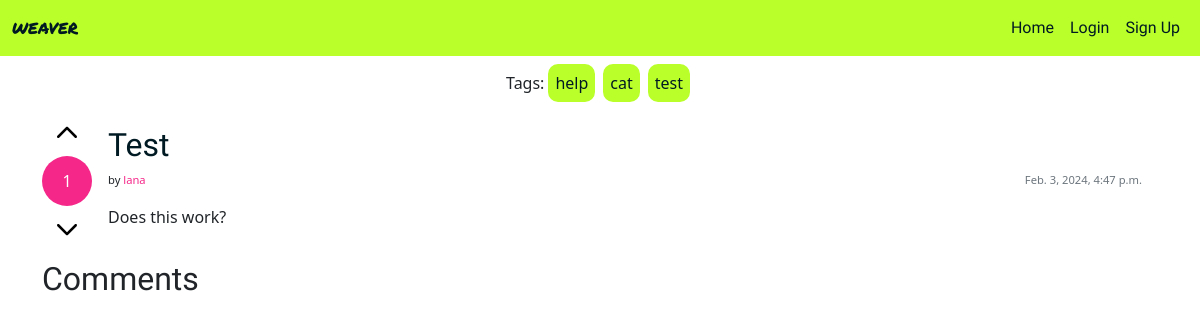
The app's page /thread/10-test/ with its own data.
### weave_manager/models.py (models this page shows, shortened)
class Thread(models.Model):
    title = models.CharField(max_length=200, unique=True)
    slug = models.SlugField(max_length=200)
    author = models.ForeignKey(settings.AUTH_USER_MODEL,
        on_delete=models.CASCADE, related_name="posts")
    content = models.TextField()
    votes = models.IntegerField(default=0)
    created_on = models.DateTimeField(auto_now_add=True)
    status = models.IntegerField(choices=STATUS, default=0)
    tags = TaggableManager()
    class Meta:
        ordering = ["-created_on"]

### authentication/models.py (models this page shows)
class User(AbstractUser):
    bio = models.CharField(max_length=200, unique=False, default="Your bio could be here.")
    created_on = models.DateTimeField(auto_now_add=True)
    profile_pic = models.ImageField(null=True, blank=True, default="default.png")

### weave_manager/views.py (the view)
# urls.py: path('thread/<int:thread_id>-<slug:slug>/', ThreadDetailView.as_view(), name='thread_detail'),
class ThreadDetailView(DetailView):
    model = Thread
    template_name = 'thread_detail.html'
    context_object_name = 'thread'
    def get_context_data(self, **kwargs):
        context = super().get_context_data(**kwargs)
        context['comment_form'] = CommentForm()
        context['comments'] = self.object.comments.all()  # Retrieve comments for the thread
        return context

### weave_manager/templates/thread_detail.html (shortened to what this page needs)
{% extends "base.html" %}
{% load static %}
{% load crispy_forms_tags %}
{% block content %}
<div class="container-lg">
    <div class="d-flex flex-row align-items-center justify-content-center m-2">
        <p class="m-0">Tags:</p>
        {% for tag in thread.tags.all %}
        <a href="{% url 'tag_site' slug=tag.slug %}"><p class="tag m-0 mx-1">{{ tag }}</p>
        {% endfor %}</a>
    </div>
    <div class="my-2 d-flex flex-row">
        <div class="d-flex flex-column align-items-center">
            <a href="{% url 'upvote_thread' thread_id=thread.id %}"><img src="{% static 'img/icons/up.svg' %}" class="icon m-2"></img></a>
            <p class="circle m-0">{{ thread.votes }}</p>
            <a href="{% url 'downvote_thread' thread_id=thread.id %}"><img src="{% static 'img/icons/up.svg' %}" class="icon m-2 rotate-180"></img></a>
        </div>
        <div class="card-body d-flex flex-column">
            <h2><a href="{% url 'thread_detail' thread_id=thread.id slug=thread.slug %}" class="card-title text-break">{{ thread.title }}</a></h2>
            <div class="d-flex flex-row justify-content-between">
                <p class="fs-7">by <a href="{% url 'user_profile' username=thread.author %}" class="link">{{ thread.author }}</a></p>
                <p class="card-text text-muted fs-7">{{ thread.created_on}}</p>
            </div>
            <p class="card-text">{{ thread.content }}</p>
        </div>
    </div>
</div>
<div class="container-lg">
    <h2>Comments</h2>
</div>
{% endblock %}

### static/css/style.css (style rules this page uses)
:root { --color-text-dark: #001A23; --color-text-light: #FFFFFF; --color-highlight: #BAFF2A; --color-background: #FFFFFF; --color-background-highlight: #F52789; }
.circle { background-color: var(--color-background-highlight); color: var(--color-text-light); width: 50px; height: 50px; line-height: 50px; text-align: center; border-radius: 50px; }
.icon { width: 30px; height: 30px; }
h1, h2, h3, h4 { font-family: 'Alatsi', sans-serif; text-wrap: pretty; }
.link { color: var(--color-background-highlight); }
a { text-decoration: none; text-decoration: transparent; }
.tag { padding: 5px; border-radius: 10px; background-color: var(--color-highlight); border: 2px solid var(--color-highlight); color: var(--color-text-dark); }
.rotate-180 { transform: rotate(180deg); }
.fs-7 { font-size: 0.7em; }
.card-title { color: var(--color-text-dark); text-decoration: none; text-decoration: transparent; }

### records on screen
Tag: name "help"
Tag: name "cat"
Tag: name "test"
Thread: votes "1", title "Test", author "lana", created_on "Feb. 3, 2024, 4:47 p.m.", content "Does this work?"
